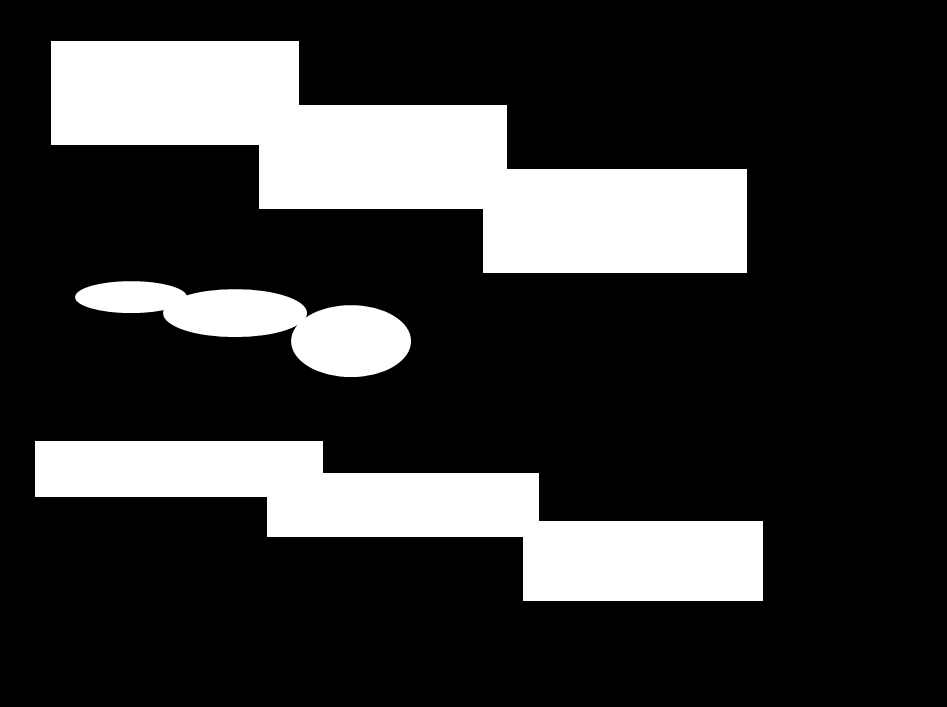
#> input picture morphology/figures/steps1.png, 947 x 707 px
$ python pb_skeletonize.py
#> lines starting #> are read from the running program, lines starting #| are printed output that depends on the picture; after the words box and inside, x2 and y2 are one past the last pixel; in counts of white or black regions, pixels touching at a corner belong together
import numpy as np
from PIL import Image
from skimage.morphology import skeletonize
import cv2

# Opening the image and converting it to grayscale.
a = Image.open('../figures//steps1.png').convert('L')
# Converting a to an ndarray and normalizing it.
a = np.asarray(a)/np.max(a)
#> a: shape (707, 947) float64
# Performing skeletonization.
b = skeletonize(a)
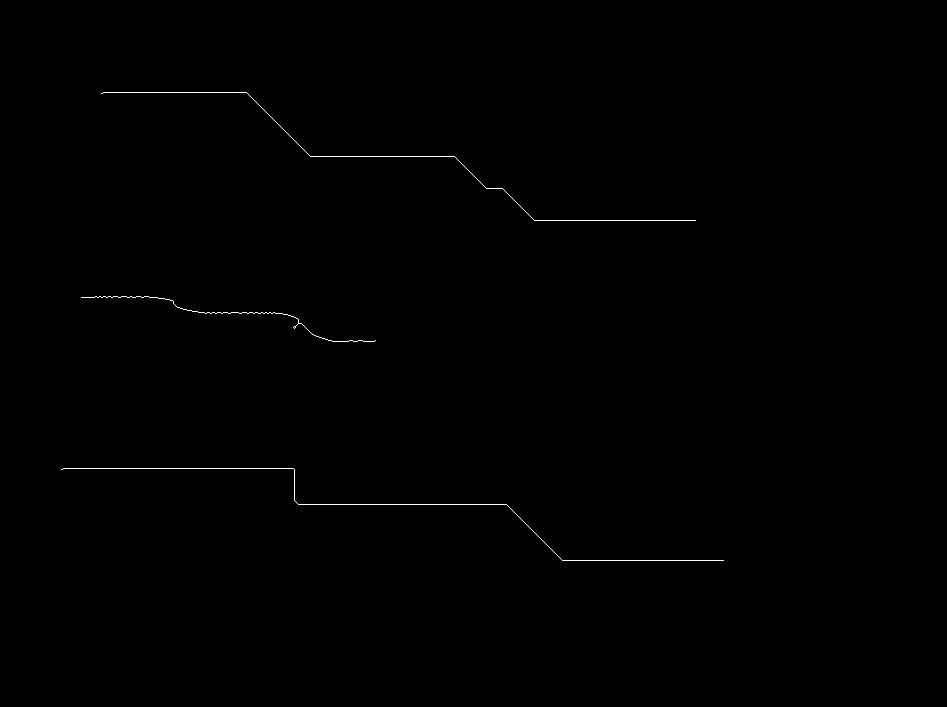
#> b: shape (707, 947) bool; 0.24% white in thin lines or dots, all inside (x1, y1, x2, y2) = (61, 92, 724, 561)
# Saving the image as 8-bit as b is a
# binary image of dtype=bool
cv2.imwrite('../figures/skeleton_output.png', b*255)

$ run again, with morphology/figures/bdilation.png copied over morphology/figures/steps1.png
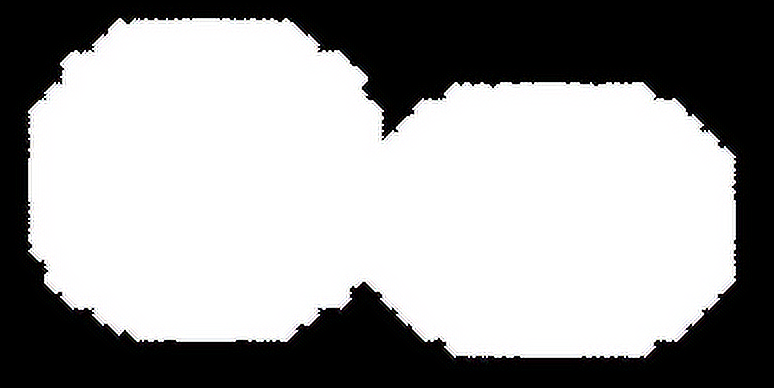
#> input picture morphology/figures/bdilation.png, 774 x 388 px
#> `b = skeletonize(a)`:
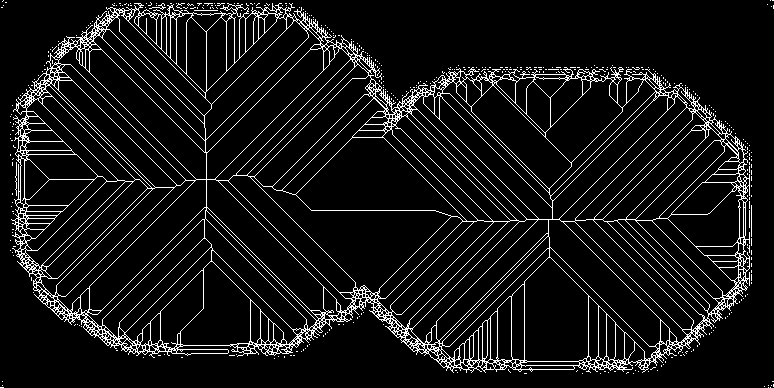
#> b: shape (388, 774) bool; 8.1% white in thin lines or dots

$ run again, with morphology/figures/dil_image.png copied over morphology/figures/steps1.png
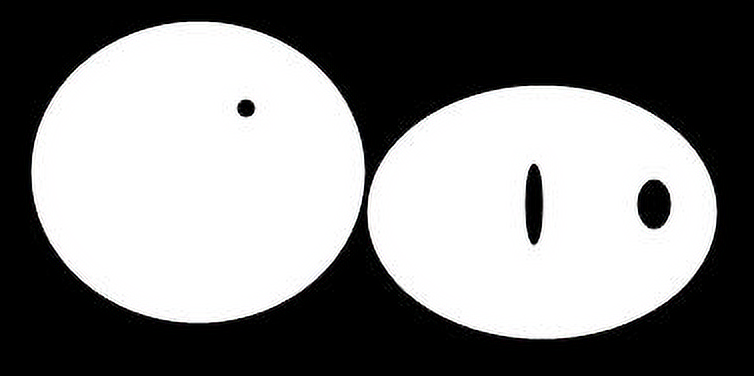
#> input picture morphology/figures/dil_image.png, 754 x 376 px
#> `b = skeletonize(a)`:
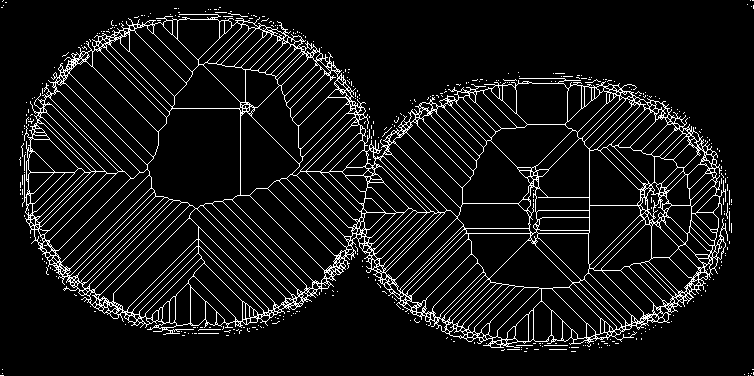
#> b: shape (376, 754) bool; 7.8% white in thin lines or dots
